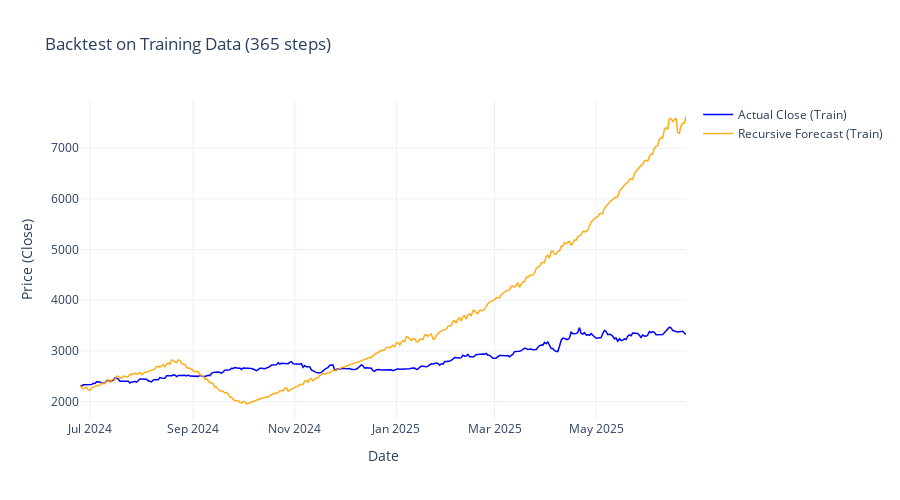

The notebook cell this image was saved under:
### Code cell
import numpy as np
import pandas as pd
import plotly.graph_objects as go

# ==========================================
# 1. CẤU HÌNH CHO TẬP TRAIN
# ==========================================

# Điểm bắt đầu: Ngay sau khoảng lookback đầu tiên
ROLLING_WINDOW = 1600
TRAIN_START_INDEX = max(lookback, ROLLING_WINDOW)

# Số bước: Từ điểm bắt đầu đến điểm chia tập (split)
# Lưu ý: Nếu tập train quá lớn, bạn có thể giảm số này xuống (ví dụ 200) để test nhanh
TRAIN_N_STEPS = 365

print(f"Đang chạy Recursive Forecast trên tập Train từ index {TRAIN_START_INDEX} đến {TRAIN_START_INDEX + TRAIN_N_STEPS}...")

# ==========================================
# 2. THỰC HIỆN DỰ BÁO
# ==========================================
logret_train_pred = recursive_forecast_log_return(
    model=model,
    df=df,
    start_index=TRAIN_START_INDEX,
    rolling_window=ROLLING_WINDOW,
    n_steps=TRAIN_N_STEPS,
    lookback=lookback,
    scaler_X=scaler_X,
    scaler_y=scaler_y,
    features=features,
    target=target,
)

# ==========================================
# 3. TÁI TẠO GIÁ CLOSE (RECONSTRUCT)
# ==========================================

# Lấy giá đóng cửa tại thời điểm ngay trước khi bắt đầu dự báo để làm mốc (Anchor)
anchor_close_train = df["close"].iloc[TRAIN_START_INDEX - 1]

# Tính giá Close dự đoán từ log_returns dự đoán
# Công thức: Price_t = Price_0 * exp(cumsum(log_ret))
close_train_pred = anchor_close_train * np.exp(np.cumsum(logret_train_pred))

# Tạo DataFrame tạm để đối chiếu
df_train_rec = df.iloc[TRAIN_START_INDEX : TRAIN_START_INDEX + TRAIN_N_STEPS].copy()
df_train_rec["close_pred"] = close_train_pred

# ==========================================
# 4. VẼ BIỂU ĐỒ (PLOTLY)
# ==========================================

fig = go.Figure()

# 1. Giá thực tế (Actual Close)
fig.add_trace(go.Scatter(
    x=df_train_rec["date"],
    y=df_train_rec["close"],
    mode="lines",
    name="Actual Close (Train)",
    line=dict(color="blue", width=1.5)
))

# 2. Giá dự báo Recursive (Predicted Close)
fig.add_trace(go.Scatter(
    x=df_train_rec["date"],
    y=df_train_rec["close_pred"],
    mode="lines",
    name="Recursive Forecast (Train)",
    line=dict(color="orange", width=1.5),
    opacity=0.9
))

fig.update_layout(
    title=f"Backtest on Training Data ({TRAIN_N_STEPS} steps)",
    xaxis_title="Date",
    yaxis_title="Price (Close)",
    hovermode="x unified",
    height=500,
    template="plotly_white"
)

fig.show()

### Figure 1 — Plotly figure (JSON) as saved in the notebook; plotly's stock layout.template omitted (floating-point values rounded to 4 significant figures; data arrays with more than 128 entries replaced by an {"elided": "..."} marker saying what was removed)
{"data": [{"line": {"color": "blue", "width": 1.5}, "mode": "lines", "name": "Actual Close (Train)", "type": "scatter", "x": {"elided": "365 str values"}, "y": {"elided": "365 float values"}}, {"line": {"color": "orange", "width": 1.5}, "mode": "lines", "name": "Recursive Forecast (Train)", "opacity": 0.9, "type": "scatter", "x": {"elided": "365 str values"}, "y": {"elided": "365 float values"}}], "layout": {"height": 500, "hovermode": "x unified", "title": {"text": "Backtest on Training Data (365 steps)"}, "xaxis": {"title": {"text": "Date"}}, "yaxis": {"title": {"text": "Price (Close)"}}}}
